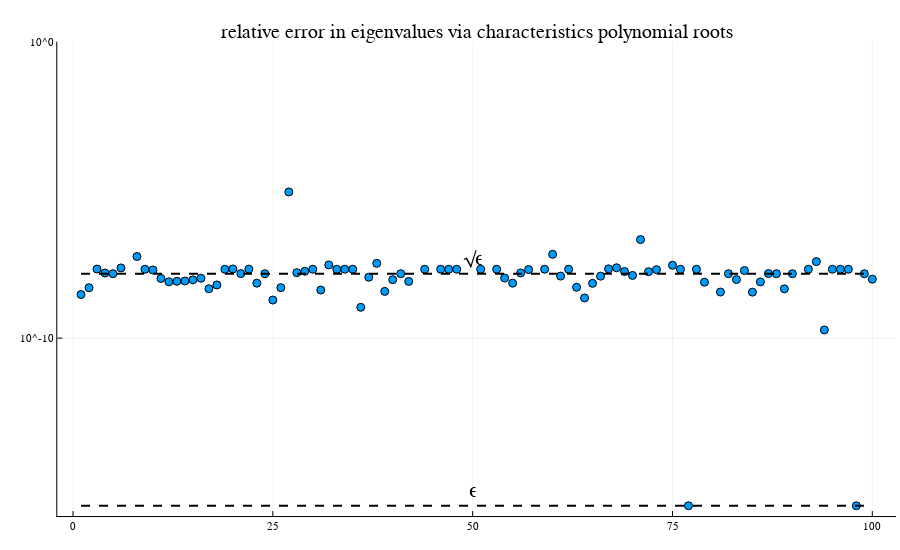

The notebook cell this image was saved under:
### Code cell
n_samples = 100;
rel_errs = Float64[]
for i in 1:n_samples
    C = [[1 + 1.e-14, 0.0] [randn(), 1.]]
    X = randn(2,2)
    A = X \ (C * X)
    eigs_roots = mat_2x2_roots_by_char_poly(A)
    eigs = eigvals(A)
    diff = norm(eigs_roots - eigs)
    diff = min(diff, norm(eigs_roots - eigs[[2,1]]))
    rel_err = diff / norm(eigs)
    push!(rel_errs, rel_err)
end
p = plot(1:n_samples, rel_errs
    , st = :scatter
    , ylim=(1.e-16,1.e-0)
    , yscale=:log10
    , title="relative error in eigenvalues via characteristics polynomial roots")
plot!(p,[1,n_samples],[eps(),eps()],l=(2,:black,:dash))
annotate!(p, n_samples /2, log10(eps())+0.5, ("ϵ"))
plot!(p,[1,n_samples],[eps()^0.5,eps()^0.5],l=(2,:black,:dash))
annotate!(p, n_samples /2, log10(eps()^0.5)+0.5, ("√ϵ"))

### Figure 1 — Plotly figure (JSON) as saved in the notebook; plotly's stock layout.template omitted (floating-point values rounded to 4 significant figures)
{"data": [{"colorbar": {"title": ""}, "legendgroup": "", "marker": {"color": "rgba(0, 154, 250, 1.000)", "line": {"color": "rgba(0, 0, 0, 1.000)", "width": 1}, "size": 8, "symbol": "circle"}, "mode": "markers", "name": "", "showlegend": false, "type": "scatter", "x": [1, 2, 3, 4, 5, 6, 7, 8, 9, 10, 11, 12, 13, 14, 15, 16, 17, 18, 19, 20, 21, 22, 23, 24, 25, 26, 27, 28, 29, 30, 31, 32, 33, 34, 35, 36, 37, 38, 39, 40, 41, 42, 43, 44, 45, 46, 47, 48, 49, 50, 51, 52, 53, 54, 55, 56, 57, 58, 59, 60, 61, 62, 63, 64, 65, 66, 67, 68, 69, 70, 71, 72, 73, 74, 75, 76, 77, 78, 79, 80, 81, 82, 83, 84, 85, 86, 87, 88, 89, 90, 91, 92, 93, 94, 95, 96, 97, 98, 99, 100], "xaxis": "x", "y": [2.963e-09, 5.01e-09, 2.143e-08, 1.576e-08, 1.498e-08, 2.34e-08, 0, 5.679e-08, 2.107e-08, 1.994e-08, 1.034e-08, 7.951e-09, 8.275e-09, 8.473e-09, 9.261e-09, 1.049e-08, 4.643e-09, 6.227e-09, 2.107e-08, 2.161e-08, 1.507e-08, 2.126e-08, 7.148e-09, 1.49e-08, 1.928e-09, 5.057e-09, 8.525e-06, 1.621e-08, 1.801e-08, 2.107e-08, 4.197e-09, 2.953e-08, 2.107e-08, 2.114e-08, 2.107e-08, 1.095e-09, 1.136e-08, 3.332e-08, 3.78e-09, 9.376e-09, 1.49e-08, 8.198e-09, 0, 2.107e-08, 0, 2.107e-08, 2.107e-08, 2.107e-08, 0, 0, 2.11e-08, 0, 2.107e-08, 1.064e-08, 7.167e-09, 1.586e-08, 2.062e-08, 0, 2.107e-08, 6.717e-08, 1.237e-08, 2.107e-08, 5.199e-09, 2.276e-09, 7.047e-09, 1.232e-08, 2.177e-08, 2.367e-08, 1.766e-08, 1.304e-08, 2.111e-07, 1.747e-08, 2.044e-08, 0, 2.876e-08, 2.107e-08, 2.22e-16, 2.107e-08, 7.711e-09, 0, 3.599e-09, 1.49e-08, 9.491e-09, 1.909e-08, 3.57e-09, 7.908e-09, 1.51e-08, 1.49e-08, 4.61e-09, 1.49e-08, 0, 2.107e-08, 3.831e-08, 1.892e-10, 2.107e-08, 2.107e-08, 2.107e-08, 2.22e-16, 1.49e-08, 9.743e-09], "yaxis": "y", "zmax": null, "zmin": null}, {"colorbar": {"title": ""}, "legendgroup": "", "line": {"color": "rgba(0, 0, 0, 1.000)", "dash": "dash", "shape": "linear", "width": 2}, "mode": "lines", "name": "", "showlegend": false, "type": "scatter", "x": [1, 100], "xaxis": "x", "y": [2.22e-16, 2.22e-16], "yaxis": "y", "zmax": null, "zmin": null}, {"colorbar": {"title": ""}, "legendgroup": "", "line": {"color": "rgba(0, 0, 0, 1.000)", "dash": "dash", "shape": "linear", "width": 2}, "mode": "lines", "name": "", "showlegend": false, "type": "scatter", "x": [1, 100], "xaxis": "x", "y": [1.49e-08, 1.49e-08], "yaxis": "y", "zmax": null, "zmin": null}], "layout": {"annotations": [{"font": {"color": "rgba(0, 0, 0, 1.000)", "family": "sans-serif", "size": 20}, "rotation": 0, "showarrow": false, "text": "relative error in eigenvalues via characteristics polynomial roots", "x": 0.5296, "xanchor": "center", "xref": "paper", "y": 1, "yanchor": "top", "yref": "paper"}, {"font": {"color": "rgba(0, 0, 0, 1.000)", "family": "sans-serif", "size": 20}, "rotation": 0, "showarrow": false, "text": "ϵ", "x": 50, "xanchor": "center", "xref": "x", "y": -15.15, "yanchor": "middle", "yref": "y"}, {"font": {"color": "rgba(0, 0, 0, 1.000)", "family": "sans-serif", "size": 20}, "rotation": 0, "showarrow": false, "text": "√ϵ", "x": 50, "xanchor": "center", "xref": "x", "y": -7.327, "yanchor": "middle", "yref": "y"}], "height": 550, "legend_position": {"bgcolor": "rgba(255, 255, 255, 1.000)", "bordercolor": "rgba(0, 0, 0, 1.000)", "borderwidth": 1, "font": {"color": "rgba(0, 0, 0, 1.000)", "family": "sans-serif", "size": 11}, "title": {"font": {"color": "rgba(0, 0, 0, 1.000)", "family": "sans-serif", "size": 15}, "text": ""}, "tracegroupgap": 0, "traceorder": "normal", "x": 1, "xanchor": "auto", "y": 1, "yanchor": "auto"}, "margin": {"b": 20, "l": 0, "r": 0, "t": 20}, "paper_bgcolor": "rgba(255, 255, 255, 1.000)", "plot_bgcolor": "rgba(255, 255, 255, 1.000)", "showlegend": true, "width": 900, "xaxis": {"anchor": "y", "domain": [0.06363, 0.9956], "gridcolor": "rgba(0, 0, 0, 0.100)", "gridwidth": 0.5, "linecolor": "rgba(0, 0, 0, 1.000)", "mirror": false, "range": [-1.97, 103.0], "showgrid": true, "showline": true, "showticklabels": true, "tickangle": 0, "tickcolor": "rgb(0, 0, 0)", "tickfont": {"color": "rgba(0, 0, 0, 1.000)", "family": "sans-serif", "size": 11}, "tickmode": "array", "ticks": "inside", "ticktext": ["0", "25", "50", "75", "100"], "tickvals": [0, 25, 50, 75, 100], "title": "", "titlefont": {"color": "rgba(0, 0, 0, 1.000)", "family": "sans-serif", "size": 15}, "type": "-", "visible": true, "zeroline": false, "zerolinecolor": "rgba(0, 0, 0, 1.000)"}, "yaxis": {"anchor": "x", "domain": [0.02736, 0.9575], "gridcolor": "rgba(0, 0, 0, 0.100)", "gridwidth": 0.5, "linecolor": "rgba(0, 0, 0, 1.000)", "mirror": false, "range": [-16, 0], "showgrid": true, "showline": true, "showticklabels": true, "tickangle": 0, "tickcolor": "rgb(0, 0, 0)", "tickfont": {"color": "rgba(0, 0, 0, 1.000)", "family": "sans-serif", "size": 11}, "tickmode": "array", "ticks": "inside", "ticktext": ["10^-10", "10^0"], "tickvals": [1e-10, 1], "title": "", "titlefont": {"color": "rgba(0, 0, 0, 1.000)", "family": "sans-serif", "size": 15}, "type": "log", "visible": true, "zeroline": false, "zerolinecolor": "rgba(0, 0, 0, 1.000)"}}}
